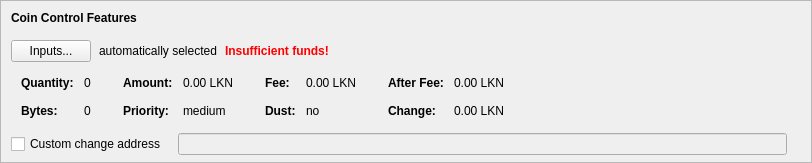
    <widget class="QFrame" name="frameCoinControl">
     <property name="sizePolicy">
      <sizepolicy hsizetype="Expanding" vsizetype="Expanding">
       <horstretch>0</horstretch>
       <verstretch>0</verstretch>
      </sizepolicy>
     </property>
     <property name="maximumSize">
      <size>
       <width>16777215</width>
       <height>16777215</height>
      </size>
     </property>
     <property name="frameShape">
      <enum>QFrame::StyledPanel</enum>
     </property>
     <property name="frameShadow">
      <enum>QFrame::Sunken</enum>
     </property>
     <layout class="QVBoxLayout" name="verticalLayoutCoinControl2">
      <property name="spacing">
       <number>0</number>
      </property>
      <property name="leftMargin">
       <number>0</number>
      </property>
      <property name="topMargin">
       <number>0</number>
      </property>
      <property name="rightMargin">
       <number>0</number>
      </property>
      <property name="bottomMargin">
       <number>6</number>
      </property>
      <item>
       <layout class="QVBoxLayout" name="verticalLayoutCoinControl" stretch="0,0,0,0,1">
        <property name="spacing">
         <number>0</number>
        </property>
        <property name="leftMargin">
         <number>10</number>
        </property>
        <property name="topMargin">
         <number>10</number>
        </property>
        <item>
         <layout class="QHBoxLayout" name="horizontalLayoutCoinControl1">
          <property name="bottomMargin">
           <number>15</number>
          </property>
          <item>
           <widget class="QLabel" name="labelCoinControlFeatures">
            <property name="sizePolicy">
             <sizepolicy hsizetype="Preferred" vsizetype="Maximum">
              <horstretch>0</horstretch>
              <verstretch>0</verstretch>
             </sizepolicy>
            </property>
            <property name="font">
             <font>
              <weight>75</weight>
              <bold>true</bold>
             </font>
            </property>
            <property name="styleSheet">
             <string notr="true">font-weight:bold;</string>
            </property>
            <property name="text">
             <string>Coin Control Features</string>
            </property>
           </widget>
          </item>
         </layout>
        </item>
        <item>
         <layout class="QHBoxLayout" name="horizontalLayoutCoinControl2" stretch="0,0,0,0">
          <property name="spacing">
           <number>8</number>
          </property>
          <property name="bottomMargin">
           <number>10</number>
          </property>
          <item>
           <widget class="QPushButton" name="pushButtonCoinControl">
            <property name="styleSheet">
             <string notr="true"/>
            </property>
            <property name="text">
             <string>Inputs...</string>
            </property>
            <property name="autoDefault">
             <bool>false</bool>
            </property>
           </widget>
          </item>
          <item>
           <widget class="QLabel" name="labelCoinControlAutomaticallySelected">
            <property name="text">
             <string>automatically selected</string>
            </property>
            <property name="margin">
             <number>5</number>
            </property>
           </widget>
          </item>
          <item>
           <widget class="QLabel" name="labelCoinControlInsuffFunds">
            <property name="font">
             <font>
              <weight>75</weight>
              <bold>true</bold>
             </font>
            </property>
            <property name="styleSheet">
             <string notr="true">color:red;font-weight:bold;</string>
            </property>
            <property name="text">
             <string>Insufficient funds!</string>
            </property>
            <property name="margin">
             <number>5</number>
            </property>
           </widget>
          </item>
          <item>
           <spacer name="horizontalSpacerCoinControl">
            <property name="orientation">
             <enum>Qt::Horizontal</enum>
            </property>
            <property name="sizeHint" stdset="0">
             <size>
              <width>40</width>
              <height>1</height>
             </size>
            </property>
           </spacer>
          </item>
         </layout>
        </item>
        <item>
         <widget class="QWidget" name="widgetCoinControl" native="true">
          <property name="sizePolicy">
           <sizepolicy hsizetype="Preferred" vsizetype="Preferred">
            <horstretch>0</horstretch>
            <verstretch>0</verstretch>
           </sizepolicy>
          </property>
          <property name="minimumSize">
           <size>
            <width>0</width>
            <height>0</height>
           </size>
          </property>
          <property name="styleSheet">
           <string notr="true"/>
          </property>
          <layout class="QHBoxLayout" name="horizontalLayoutCoinControl5">
           <property name="leftMargin">
            <number>0</number>
           </property>
           <property name="topMargin">
            <number>0</number>
           </property>
           <property name="rightMargin">
            <number>0</number>
           </property>
           <property name="bottomMargin">
            <number>0</number>
           </property>
           <item>
            <layout class="QHBoxLayout" name="horizontalLayoutCoinControl3" stretch="0,0,0,1">
             <property name="spacing">
              <number>20</number>
             </property>
             <property name="topMargin">
              <number>0</number>
             </property>
             <property name="bottomMargin">
              <number>10</number>
             </property>
             <item>
              <layout class="QFormLayout" name="formLayoutCoinControl1">
               <property name="horizontalSpacing">
                <number>10</number>
               </property>
               <property name="verticalSpacing">
                <number>14</number>
               </property>
               <property name="leftMargin">
                <number>10</number>
               </property>
               <property name="topMargin">
                <number>4</number>
               </property>
               <property name="rightMargin">
                <number>6</number>
               </property>
               <item row="0" column="0">
                <widget class="QLabel" name="labelCoinControlQuantityText">
                 <property name="font">
                  <font>
                   <weight>75</weight>
                   <bold>true</bold>
                  </font>
                 </property>
                 <property name="text">
                  <string>Quantity:</string>
                 </property>
                 <property name="margin">
                  <number>0</number>
                 </property>
                </widget>
               </item>
               <item row="0" column="1">
                <widget class="QLabel" name="labelCoinControlQuantity">
                 <property name="cursor">
                  <cursorShape>IBeamCursor</cursorShape>
                 </property>
                 <property name="contextMenuPolicy">
                  <enum>Qt::ActionsContextMenu</enum>
                 </property>
                 <property name="text">
                  <string notr="true">0</string>
                 </property>
                 <property name="margin">
                  <number>0</number>
                 </property>
                 <property name="textInteractionFlags">
                  <set>Qt::LinksAccessibleByMouse|Qt::TextSelectableByKeyboard|Qt::TextSelectableByMouse</set>
                 </property>
                </widget>
               </item>
               <item row="1" column="0">
                <widget class="QLabel" name="labelCoinControlBytesText">
                 <property name="font">
                  <font>
                   <weight>75</weight>
                   <bold>true</bold>
                  </font>
                 </property>
                 <property name="text">
                  <string>Bytes:</string>
                 </property>
                </widget>
               </item>
               <item row="1" column="1">
                <widget class="QLabel" name="labelCoinControlBytes">
                 <property name="cursor">
                  <cursorShape>IBeamCursor</cursorShape>
                 </property>
                 <property name="contextMenuPolicy">
                  <enum>Qt::ActionsContextMenu</enum>
                 </property>
                 <property name="text">
                  <string notr="true">0</string>
                 </property>
                 <property name="textInteractionFlags">
                  <set>Qt::LinksAccessibleByMouse|Qt::TextSelectableByKeyboard|Qt::TextSelectableByMouse</set>
                 </property>
                </widget>
               </item>
              </layout>
             </item>
             <item>
              <layout class="QFormLayout" name="formLayoutCoinControl2">
               <property name="horizontalSpacing">
                <number>10</number>
               </property>
               <property name="verticalSpacing">
                <number>14</number>
               </property>
               <property name="leftMargin">
                <number>6</number>
               </property>
               <property name="topMargin">
                <number>4</number>
               </property>
               <property name="rightMargin">
                <number>6</number>
               </property>
               <item row="0" column="0">
                <widget class="QLabel" name="labelCoinControlAmountText">
                 <property name="font">
                  <font>
                   <weight>75</weight>
                   <bold>true</bold>
                  </font>
                 </property>
                 <property name="text">
                  <string>Amount:</string>
                 </property>
                 <property name="margin">
                  <number>0</number>
                 </property>
                </widget>
               </item>
               <item row="0" column="1">
                <widget class="QLabel" name="labelCoinControlAmount">
                 <property name="cursor">
                  <cursorShape>IBeamCursor</cursorShape>
                 </property>
                 <property name="contextMenuPolicy">
                  <enum>Qt::ActionsContextMenu</enum>
                 </property>
                 <property name="text">
                  <string notr="true">0.00 LKN</string>
                 </property>
                 <property name="textInteractionFlags">
                  <set>Qt::LinksAccessibleByMouse|Qt::TextSelectableByKeyboard|Qt::TextSelectableByMouse</set>
                 </property>
                </widget>
               </item>
               <item row="1" column="0">
                <widget class="QLabel" name="labelCoinControlPriorityText">
                 <property name="font">
                  <font>
                   <weight>75</weight>
                   <bold>true</bold>
                  </font>
                 </property>
                 <property name="text">
                  <string>Priority:</string>
                 </property>
                </widget>
               </item>
               <item row="1" column="1">
                <widget class="QLabel" name="labelCoinControlPriority">
                 <property name="cursor">
                  <cursorShape>IBeamCursor</cursorShape>
                 </property>
                 <property name="contextMenuPolicy">
                  <enum>Qt::ActionsContextMenu</enum>
                 </property>
                 <property name="text">
                  <string>medium</string>
                 </property>
                 <property name="textInteractionFlags">
                  <set>Qt::LinksAccessibleByMouse|Qt::TextSelectableByKeyboard|Qt::TextSelectableByMouse</set>
                 </property>
                </widget>
               </item>
              </layout>
             </item>
             <item>
              <layout class="QFormLayout" name="formLayoutCoinControl3">
               <property name="horizontalSpacing">
                <number>10</number>
               </property>
               <property name="verticalSpacing">
                <number>14</number>
               </property>
               <property name="leftMargin">
                <number>6</number>
               </property>
               <property name="topMargin">
                <number>4</number>
               </property>
               <property name="rightMargin">
                <number>6</number>
               </property>
               <item row="0" column="0">
                <widget class="QLabel" name="labelCoinControlFeeText">
                 <property name="font">
                  <font>
                   <weight>75</weight>
                   <bold>true</bold>
                  </font>
                 </property>
                 <property name="text">
                  <string>Fee:</string>
                 </property>
                 <property name="margin">
                  <number>0</number>
                 </property>
                </widget>
               </item>
               <item row="0" column="1">
                <widget class="QLabel" name="labelCoinControlFee">
                 <property name="cursor">
                  <cursorShape>IBeamCursor</cursorShape>
                 </property>
                 <property name="contextMenuPolicy">
                  <enum>Qt::ActionsContextMenu</enum>
                 </property>
                 <property name="text">
                  <string notr="true">0.00 LKN</string>
                 </property>
                 <property name="textInteractionFlags">
                  <set>Qt::LinksAccessibleByMouse|Qt::TextSelectableByKeyboard|Qt::TextSelectableByMouse</set>
                 </property>
                </widget>
               </item>
               <item row="1" column="0">
                <widget class="QLabel" name="labelCoinControlLowOutputText">
                 <property name="font">
                  <font>
                   <weight>75</weight>
                   <bold>true</bold>
                  </font>
                 </property>
                 <property name="text">
                  <string>Dust:</string>
                 </property>
                </widget>
               </item>
               <item row="1" column="1">
                <widget class="QLabel" name="labelCoinControlLowOutput">
                 <property name="cursor">
                  <cursorShape>IBeamCursor</cursorShape>
                 </property>
                 <property name="contextMenuPolicy">
                  <enum>Qt::ActionsContextMenu</enum>
                 </property>
                 <property name="text">
                  <string>no</string>
                 </property>
                 <property name="textInteractionFlags">
                  <set>Qt::LinksAccessibleByMouse|Qt::TextSelectableByKeyboard|Qt::TextSelectableByMouse</set>
                 </property>
                </widget>
               </item>
              </layout>
             </item>
             <item>
              <layout class="QFormLayout" name="formLayoutCoinControl4">
               <property name="horizontalSpacing">
                <number>10</number>
               </property>
               <property name="verticalSpacing">
                <number>14</number>
               </property>
               <property name="leftMargin">
                <number>6</number>
               </property>
               <property name="topMargin">
                <number>4</number>
               </property>
               <property name="rightMargin">
                <number>6</number>
               </property>
               <item row="0" column="0">
                <widget class="QLabel" name="labelCoinControlAfterFeeText">
                 <property name="font">
                  <font>
                   <weight>75</weight>
                   <bold>true</bold>
                  </font>
                 </property>
                 <property name="text">
                  <string>After Fee:</string>
                 </property>
                 <property name="margin">
                  <number>0</number>
                 </property>
                </widget>
               </item>
               <item row="0" column="1">
                <widget class="QLabel" name="labelCoinControlAfterFee">
                 <property name="cursor">
                  <cursorShape>IBeamCursor</cursorShape>
                 </property>
                 <property name="contextMenuPolicy">
                  <enum>Qt::ActionsContextMenu</enum>
                 </property>
                 <property name="text">
                  <string notr="true">0.00 LKN</string>
                 </property>
                 <property name="textInteractionFlags">
                  <set>Qt::LinksAccessibleByMouse|Qt::TextSelectableByKeyboard|Qt::TextSelectableByMouse</set>
                 </property>
                </widget>
               </item>
               <item row="1" column="0">
                <widget class="QLabel" name="labelCoinControlChangeText">
                 <property name="font">
                  <font>
                   <weight>75</weight>
                   <bold>true</bold>
                  </font>
                 </property>
                 <property name="text">
                  <string>Change:</string>
                 </property>
                </widget>
               </item>
               <item row="1" column="1">
                <widget class="QLabel" name="labelCoinControlChange">
                 <property name="cursor">
                  <cursorShape>IBeamCursor</cursorShape>
                 </property>
                 <property name="contextMenuPolicy">
                  <enum>Qt::ActionsContextMenu</enum>
                 </property>
                 <property name="text">
                  <string notr="true">0.00 LKN</string>
                 </property>
                 <property name="textInteractionFlags">
                  <set>Qt::LinksAccessibleByMouse|Qt::TextSelectableByKeyboard|Qt::TextSelectableByMouse</set>
                 </property>
                </widget>
               </item>
              </layout>
             </item>
            </layout>
           </item>
          </layout>
         </widget>
        </item>
        <item>
         <layout class="QHBoxLayout" name="horizontalLayoutCoinControl4" stretch="0,0,0">
          <property name="spacing">
           <number>12</number>
          </property>
          <property name="sizeConstraint">
           <enum>QLayout::SetDefaultConstraint</enum>
          </property>
          <property name="topMargin">
           <number>5</number>
          </property>
          <property name="rightMargin">
           <number>5</number>
          </property>
          <item>
           <widget class="QCheckBox" name="checkBoxCoinControlChange">
            <property name="toolTip">
             <string>If this is activated, but the change address is empty or invalid, change will be sent to a newly generated address.</string>
            </property>
            <property name="text">
             <string>Custom change address</string>
            </property>
           </widget>
          </item>
          <item>
           <widget class="QValidatedLineEdit" name="lineEditCoinControlChange">
            <property name="enabled">
             <bool>false</bool>
            </property>
            <property name="sizePolicy">
             <sizepolicy hsizetype="Expanding" vsizetype="Fixed">
              <horstretch>0</horstretch>
              <verstretch>0</verstretch>
             </sizepolicy>
            </property>
           </widget>
          </item>
          <item>
           <widget class="QLabel" name="labelCoinControlChangeLabel">
            <property name="sizePolicy">
             <sizepolicy hsizetype="Preferred" vsizetype="Expanding">
              <horstretch>0</horstretch>
              <verstretch>0</verstretch>
             </sizepolicy>
            </property>
            <property name="minimumSize">
             <size>
              <width>0</width>
              <height>0</height>
             </size>
            </property>
            <property name="text">
             <string/>
            </property>
            <property name="margin">
             <number>3</number>
            </property>
           </widget>
          </item>
         </layout>
        </item>
        <item>
         <spacer name="verticalSpacerCoinControl">
          <property name="orientation">
           <enum>Qt::Vertical</enum>
          </property>
          <property name="sizeHint" stdset="0">
           <size>
            <width>800</width>
            <height>1</height>
           </size>
          </property>
         </spacer>
        </item>
       </layout>
      </item>
     </layout>
    </widget>
